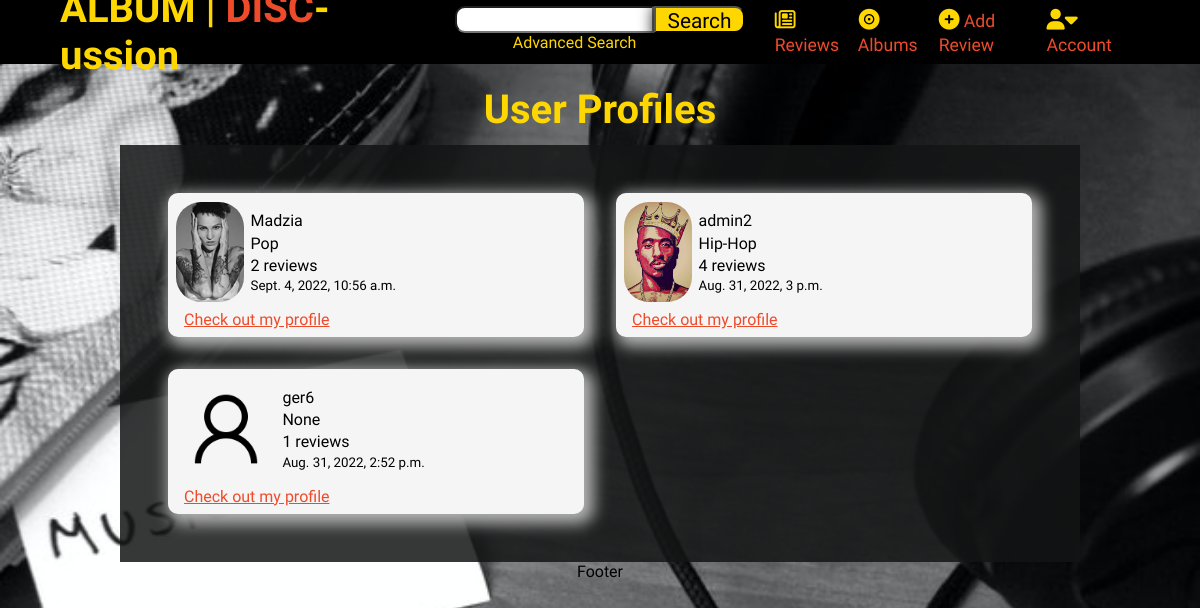
Before: /profiles/ with the older database file.
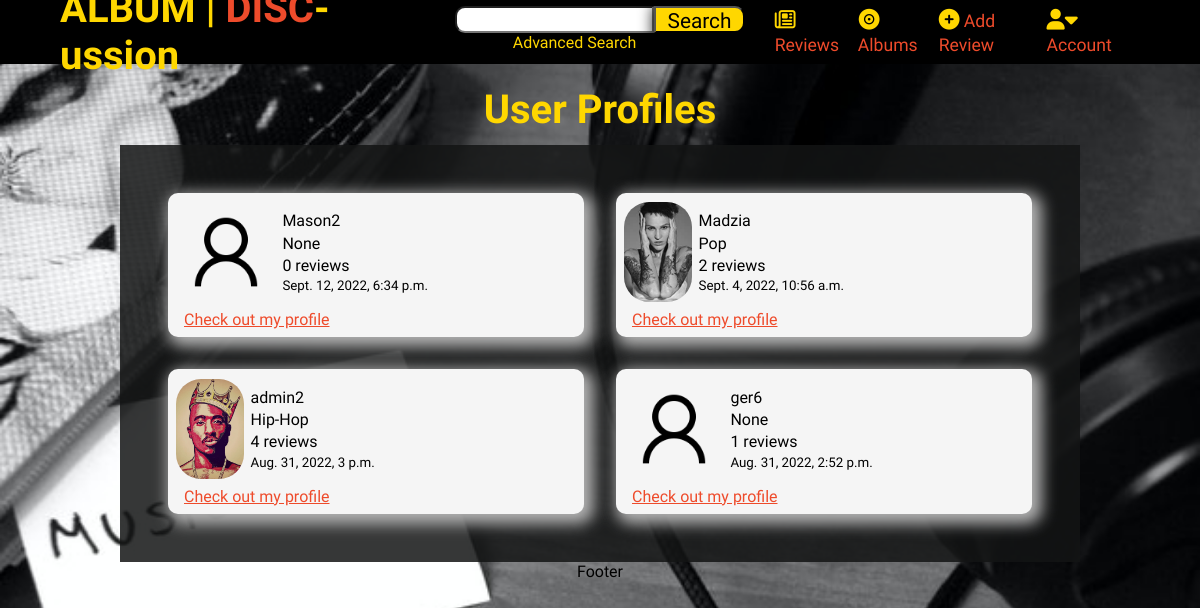
After: the same page with the newer database file.
### profiles/models.py (models this page shows, shortened)
class Profile(models.Model):
    user = models.ForeignKey(User, on_delete=models.CASCADE)
    profile_pic = models.ImageField(upload_to='profile_pics', blank=True)
    first_name = models.CharField(max_length=50, null=True, blank=True)
    last_name = models.CharField(max_length=50, null=True, blank=True)
    favourite_genre = models.ForeignKey(Genre, on_delete=models.CASCADE,
                                        blank=True, null=True)
    created_on = models.DateTimeField(auto_now_add=True)
    edited_on = models.DateTimeField(auto_now=True)
    class Meta:
        ordering = ['-created_on']

### reviews/models.py (models this page shows)
class Genre(models.Model):
    name = models.CharField(max_length=50)
    def __str__(self):
        return self.name

### profiles/views.py (the view)
# urls.py: path('profiles/', include('profiles.urls'))
def profiles(request):
    profiles = Profile.objects.all()
    profile_list = []
    for profile in profiles:
        profile_list.append({
            'profile': profile,
            'no_of_reviews': number_of_reviews(profile.user)
        })
    template = 'profiles.html'
    context = {
        'profile_list': profile_list,
    }
    return render(request, template, context)

### profiles/contexts.py (called while the page is built)
def top_profiles(request):
    profiles = Profile.objects.all()
    profile_list = []
    for profile in profiles:
        profile_list.append({
            'profile': profile,
            'no_of_reviews': number_of_reviews(profile.user)
        })
    top_list = sorted(profile_list, key=lambda d: d['no_of_reviews'],
                      reverse=True)[:6]
    context = {
        'top_profiles': top_list
    }
    return context

### profiles/utils.py (called while the page is built)
def number_of_reviews(user):
    reviews = Review.objects.filter(creator=user)
    return len(reviews)

### reviews/contexts.py (called while the page is built)
def latest_reviews(request):
    reviews = Review.objects.all()
    sorted_reviews = sorted(reviews, key=lambda x: x.date_created_on,
                            reverse=True)[:5]
    context = {
        'latest_reviews': sorted_reviews
    }
    print(sorted_reviews)
    return context

### reviews/models.py (called while the page is built)
    def __str__(self):
        return self.title

    def __str__(self):
        return f'{self.album} reviewed by {self.creator}'

### profiles/templates/profiles.html
{% extends 'base.html' %}
{% load static %}
{% block extracss %}
    <link rel="stylesheet" href="{% static 'css/profiles.css' %}">
{% endblock %}
{% block content %}
<div class="full-span center-container top-margin">
    <h1 class="title top-margin">User Profiles</h1>
</div>
<section class="main-grid top-margin">
    {% for profile in profile_list %}
        <div class="profile-card span-1">
            <div class="card-body">
                <div class="card-img">
                    {% if profile.profile.profile_pic %}
                        <img src="{{ MEDIA_URL }}{{ profile.profile.profile_pic }}" alt="profile image">
                    {% else %}
                        <img src="{{ MEDIA_URL }}user-alt.png" alt="profile image">
                    {% endif %}
                </div>
                <div class="card-text">
                    <p>{{ profile.profile.user }}</p>
                    <p>{{ profile.profile.favourite_genre }}</p>
                    <p>{{ profile.no_of_reviews }} reviews</p>
                    <small>{{ profile.profile.created_on }}</small>
                </div>
            </div>
            <div class="card-footer">
                <a class="link" href='#'>Check out my profile</a>
            </div>
        </div>
    {% endfor %}
</section>
{% endblock %}

Changed rows visible on the page:
added Profile: profile.user "Mason2", profile.favourite_genre "None", no_of_reviews "0", profile.created_on "Sept. 12, 2022, 6:34 p.m."
